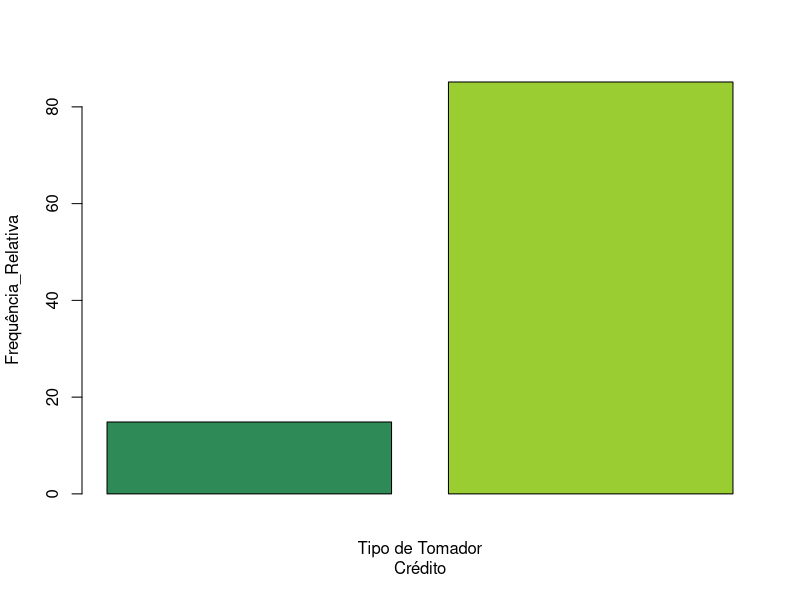
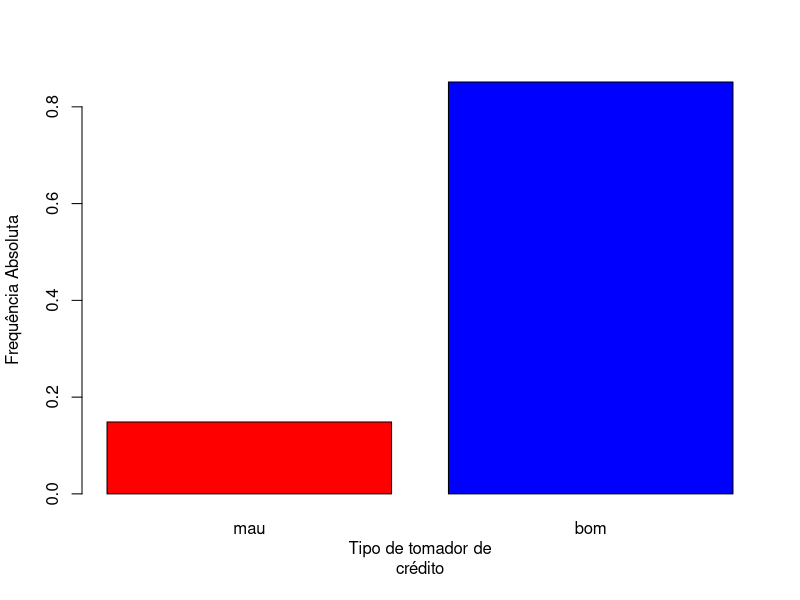

Write the R code that produced these figures, in order. (Note: this script raises an error after producing the figures.)
install.packages("tidyverse")
library ("tidyverse")

pop_sol_cred<-10000
set.seed(999)
n<-6048
bom.n<-rbinom(n,1,.85)
bom.n

table(bom.n)

str(bom.n)

mean(bom.n)

class_pg<-factor(bom.n,
                 levels=c(0,1),
                 labels=c("mau","bom"),
                 ordered =TRUE)
str(class_pg)
class_pg

summary(class_pg)

table(class_pg)

Idade<- round(rnorm(1:6048, mean = 30, sd = 20),0)
Salario<- round(rnorm(1:6048, mean = 5000, sd = 2000),2)

data.default<-data.frame(class_pg, Salario, Idade)
data.default

tail(data.default)
head(data.default)

data.default<-data.frame(table(class_pg))
data.default

colnames(data.default)[2]<-"Freq_absoluta"
data.default

data.default<-data.frame(id=1:2,data.default)
data.default

Freq_relativa<-
  round(data.default$Freq_absoluta/sum(data.default$Freq_absoluta)*100,2)

data.default

Freq_relativa

Freq_relativa<-data.frame(id=1:2,Freq_relativa)

Freq_relativa

table_padrão<-data.frame(merge(data.default,Freq_relativa))
table_padrão

barplot(table_padrão$Freq_relativa,xlab= "Tipo de Tomador
Crédito",ylab="Frequência_Relativa",col=c("seagreen", "yellowgreen"))

class_pg

prop.table(table(class_pg))

barplot(prop.table(table(class_pg)),xlab="Tipo de tomador de
crédito",ylab="Frequência Absoluta",col=c("red","blue"))

hist(data.default$Idade)
hist(data.default$Salario)
